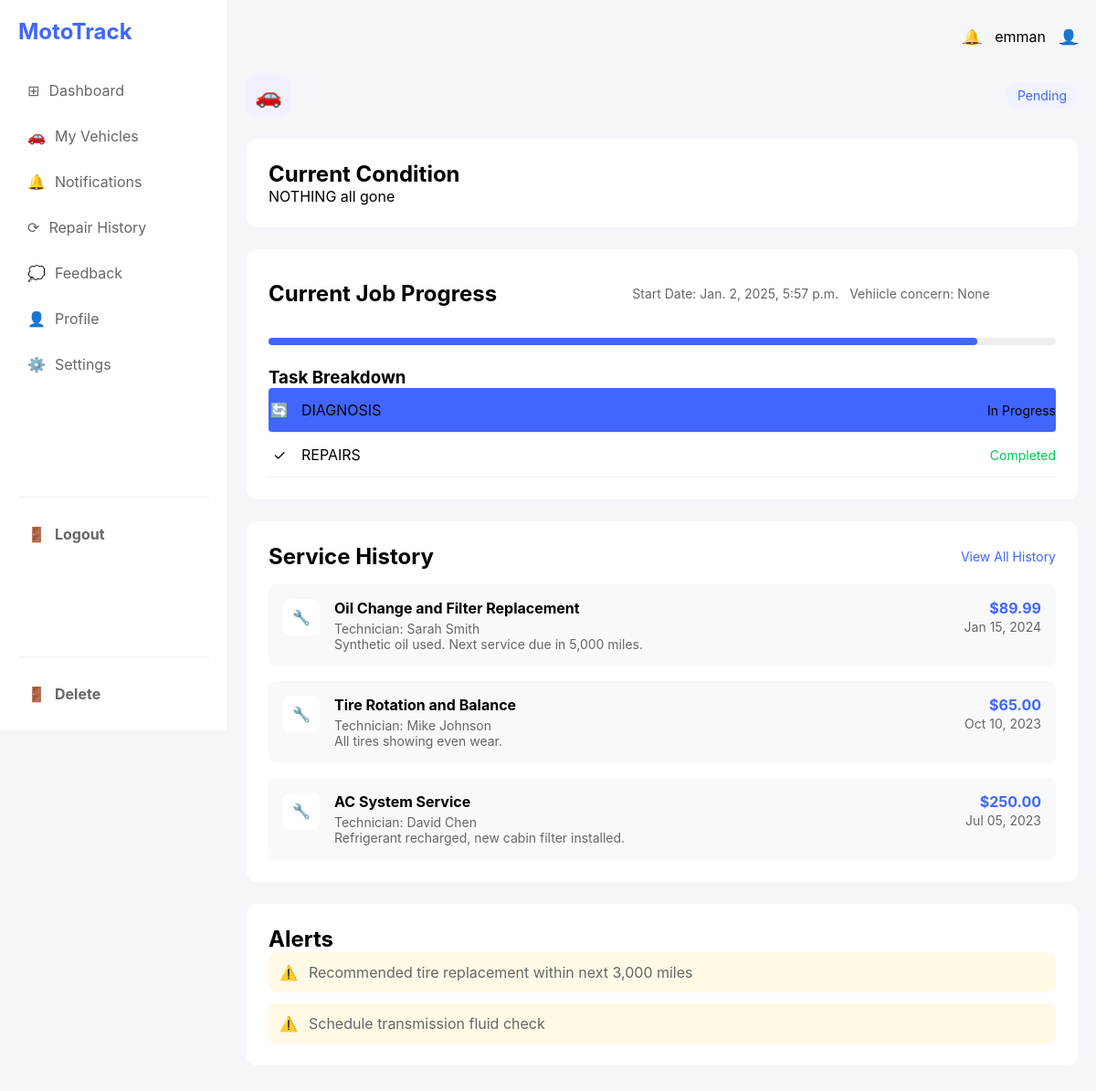
Page /vehicles/vehicle-details/3 (signed in) on the committed database.
### vehicles/models.py (models this page shows, shortened)
class Vehicle(models.Model):
    owner = models.ForeignKey(settings.AUTH_USER_MODEL, on_delete=models.CASCADE, related_name="vehicles")
    registration_number = models.CharField(max_length=50, unique=True)
    make = models.CharField(max_length=100)
    model = models.CharField(max_length=100)
    vin = models.CharField(max_length=100)
    plate = models.CharField(max_length=50)
    year = models.PositiveIntegerField()
    color = models.CharField(max_length=50)
    condition = models.TextField(max_length=500)
    concern = models.TextField(default='None', max_length=1000)
    status = models.CharField(max_length=50, choices=STATUS_CHOICES, default='Pending')
    progress = models.PositiveIntegerField(default=0)
    created_at = models.DateTimeField(auto_now_add=True)
    updated_at = models.DateTimeField(auto_now=True)

class Tasks(models.Model):
    vehicle = models.ForeignKey(Vehicle, on_delete=models.CASCADE, related_name='tasks')
    name = models.CharField(max_length=200)
    description = models.TextField(null=True, blank=True)
    status = models.CharField(max_length=255, choices=STATUS_CHOICES, default='Pending')
    created_at = models.DateTimeField(auto_now_add=True)
    updated_at = models.DateTimeField(auto_now=True)

### vehicles/views.py (the view)
# urls.py: path('vehicle-details/<str:pk>', views.userVehiclesDetails, name='vehicles-details'),
@login_required(login_url='login')
@role_required('customer')
def userVehiclesDetails(request, pk):
    vehicle = Vehicle.objects.get(id=pk)
    tasks = vehicle.tasks.all()
    context = {'vehicle': vehicle, 'tasks': tasks}
    return render(request, 'vehicle-details.html', context)

### users/views.py (called while the page is built)
def role_required(required_role):
    def decorator(view_func):
        @wraps(view_func)
        def _wrapped_view(request, *args, **kwargs):
            if request.user.is_authenticated and request.user.customerprofile.role == required_role:
                return view_func(request, *args, **kwargs)
            return HttpResponseForbidden("You do not have permission to access this page.")
        return _wrapped_view
    return decorator

### templates/vehicle-details.html (shortened to what this page needs)
{% extends 'user-main.html' %}
{% load static %}
{% block styles %}
    {{ block.super }}
    <link rel="stylesheet" href="{% static 'styles/vehicle-details.css' %}">
{% endblock %}
{% block content %}
<div class="vehicle-details">
    <div class="vehicle-header">
        <div class="vehicle-info">
            <div class="vehicle-icon">🚗</div>
        </div>
        <span class="status-badge">{{ vehicle.status }}</span>
    </div>
    <div class="content-grid">
        <div class="main-section">
            <div class="card">
                <h2>Current Condition</h2>
                <p>{{ vehicle.condition }}</p>
            </div>
            <div class="card">
                <div class="card-header">
                    <h2>Current Job Progress</h2>
                    <div class="progress-info">
                        <div class="progress-detail">
                            <span>Start Date: {{ vehicle.created_at }}</span>
                            <span>Vehiicle concern: {{ vehicle.concern }}</span>
                        </div>
                    </div>
                </div>
                <div class="progress-bar">
                    <div class="progress" style="width: {{ vehicle.progress }}%"></div>
                </div>
                <div class="task-list">
                    <h3>Task Breakdown</h3>
                    {% for task in tasks %}
                        <div class="task-item {{ task.status|lower }}">
                            {% if task.status == "Completed" %}
                                <span class="task-icon">✓</span>
                            {% elif task.status == "In Progress" %}
                                <span class="task-icon">🔄</span>
                            {% else %}
                                <span class="task-icon">⭕</span>
                            {% endif %}
                            <span class="task-name">{{ task.name }}</span>
                            <span class="task-status">{{ task.status }}</span>
                        </div>
                    {% endfor %}
                </div>
            </div>
            <div class="card">
                <div class="card-header">
                    <h2>Service History</h2>
                    <a href="#" class="view-all">View All History</a>
                </div>
                <div class="service-list">
                    <div class="service-item">
                        <div class="service-icon">🔧</div>
                        <div class="service-info">
                            <h4>Oil Change and Filter Replacement</h4>
                            <p>Technician: Sarah Smith</p>
                            <p>Synthetic oil used. Next service due in 5,000 miles.</p>
                        </div>
                        <div class="service-meta">
                            <span class="service-price">$89.99</span>
                            <span class="service-date">Jan 15, 2024</span>
                        </div>
                    </div>
                    <div class="service-item">
                        <div class="service-icon">🔧</div>
                        <div class="service-info">
                            <h4>Tire Rotation and Balance</h4>
                            <p>Technician: Mike Johnson</p>
                            <p>All tires showing even wear.</p>
                        </div>
                        <div class="service-meta">
                            <span class="service-price">$65.00</span>
                            <span class="service-date">Oct 10, 2023</span>
                        </div>
                    </div>
                    <div class="service-item">
                        <div class="service-icon">🔧</div>
                        <div class="service-info">
                            <h4>AC System Service</h4>
                            <p>Technician: David Chen</p>
                            <p>Refrigerant recharged, new cabin filter installed.</p>
                        </div>
                        <div class="service-meta">
                            <span class="service-price">$250.00</span>
                            <span class="service-date">Jul 05, 2023</span>
                        </div>
                    </div>
                </div>
            </div>
        </div>
        <div class="sidebar-section">
            <div class="card">
                <h2>Alerts</h2>
                <div class="alert-list">
                    <div class="alert-item">
                        <span class="alert-icon">⚠️</span>
                        <p>Recommended tire replacement within next 3,000 miles</p>
                    </div>
                    <div class="alert-item">
                        <span class="alert-icon">⚠️</span>
                        <p>Schedule transmission fluid check</p>
                    </div>
                </div>
            </div>
        </div>
    </div>
</div>
{% endblock content %}

### templates/user-main.html (shortened to what this page needs)
{% load static %}
<!DOCTYPE html>
<html lang="en">
<head>
    {% block styles %}
    <link rel="stylesheet" href="{% static 'styles/user-main.css' %}">
    {% endblock styles %}
</head>
<body>
    <div class="container">
        <nav class="sidebar">
            <div class="logo">MotoTrack</div>
            <ul class="nav-items">
                <li class="{% if request.resolver_match.view_name == 'vehicle-dashboard' %}active{% endif %}"><a href="{% url 'vehicle-dashboard' %}"><span class="icon">⊞</span> Dashboard</a></li>
                <li class="{% if request.resolver_match.view_name == 'vehicles-page' %}active{% endif %}"><a href="{% url 'vehicles-page' %}"><span class="icon">🚗</span> My Vehicles</a></li>
                <li class="{% if request.resolver_match.view_name == 'notifcations' %}active{% endif %}"><a href="{% url 'notifcations' %}"><span class="icon">🔔</span> Notifications</a></li>
                <li><a href="#"><span class="icon">⟳</span> Repair History</a></li>
                <li class="{% if request.resolver_match.view_name == 'feedback' %}active{% endif %}" ><a href="{% url 'feedback' %}"><span class="icon">💭</span> Feedback</a></li>
                <li class="{% if request.resolver_match.view_name == 'profile' %}active{% endif %}"><a href="{% url 'profile' %}"><span class="icon">👤</span> Profile</a></li>
                <li><a href="#"><span class="icon">⚙️</span> Settings</a></li>
            </ul>
            {% if request.user.is_authenticated %}
            <div class="logout-section">
                <a href="{% url 'logout' %}" class="logout-btn"><span class="icon">🚪</span> Logout</a>
            </div>
            <div class="logout-section">
                <a href="" class="logout-btn"><span class="icon">🚪</span>Delete</a>
            </div>
            {% endif %}
        </nav>
        <main class="main-content">
            <header>
                <div class="user-info">
                    <a href="{% url 'notifcations' %}"><span class="notification-icon">🔔</span></a>
                    <span class="user-name">{{request.user.username}}</span>
                    <a href="{% url 'profile' %}"><span class="user-avatar">👤</span></a>
                </div>
            </header>
            {% block content %}
            {% endblock content %}
        </main>
    </div>
</body>
</html>

### static/styles/user-main.css (style rules this page uses)
* { margin: 0; padding: 0; box-sizing: border-box; font-family: -apple-system, BlinkMacSystemFont, 'Segoe UI', Roboto, Oxygen, Ubuntu, Cantarell, sans-serif; }
body { background-color: #f5f6fa; height: 100vh; }
.container { display: flex; min-height: 100vh; }
.sidebar { width: 250px; background-color: white; padding: 20px; border-right: 1px solid #eee; justify-content: space-between; }
.logo { color: #4066ff; font-size: 1.5rem; font-weight: bold; margin-bottom: 30px; }
.nav-items { list-style: none; }
.nav-items li { margin-bottom: 10px; padding: 10px; border-radius: 8px; }
.nav-items li a { text-decoration: none; color: #666; display: flex; align-items: center; gap: 10px; }
.main-content { flex: 1; padding: 20px; overflow-y: auto; }
header { display: flex; justify-content: flex-end; padding: 10px 0; margin-bottom: 20px; }
.user-info { display: flex; align-items: center; gap: 15px; }
.sidebar { width: 250px; background-color: white; padding: 20px; border-right: 1px solid #eee; display: flex; flex-direction: column; justify-content: space-between; height: 100vh; }
.logout-section { margin-top: auto; padding-top: 20px; border-top: 1px solid #eee; }
.logout-btn { text-decoration: none; color: #666; font-weight: bold; display: flex; align-items: center; gap: 10px; padding: 10px; border-radius: 8px; transition: background-color 0.3s ease, color 0.3s ease; }

### rows in the picture
Vehicle: status "Pending", condition "NOTHING all gone", created_at "Jan. 2, 2025, 5:57 p.m.", concern "None"
Tasks: name "DIAGNOSIS", status "In Progress"
Tasks: name "REPAIRS", status "Completed"

### other values in the picture
{{ request.user.username }} "emman"
